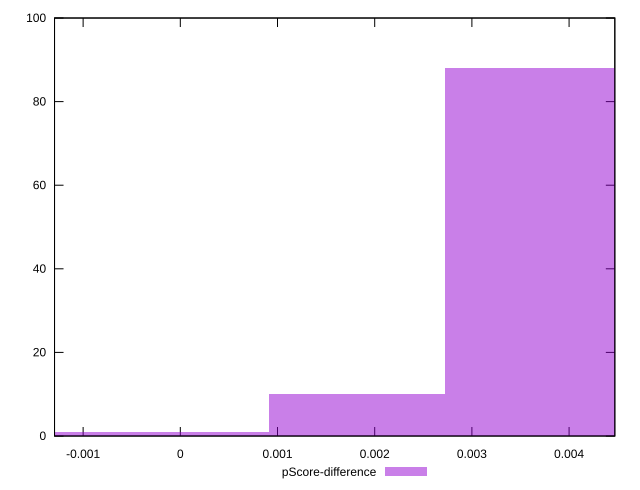

Reproduce this figure in gnuplot.
reset

$pScoreDifference <<EOF
0 1
0.003635021118396446 88
0.001817510559198223 10
-0.001817510559198223 1
EOF

set key outside below
set boxwidth 0.001817510559198223
set xrange [-0.001294117647058779:0.004470588235294115]
set yrange [0:100]
set trange [0:100]
set style fill transparent solid 0.5 noborder
set terminal svg size 640, 490 enhanced background rgb 'white'
set output "report_00017_2021-02-10T15-08-03.406Z/uses-rel-preload/samples/pages+cached+noadtech+nomedia+nocss/pScore-difference/histogram.svg"

plot $pScoreDifference title "pScore-difference" with boxes

reset
